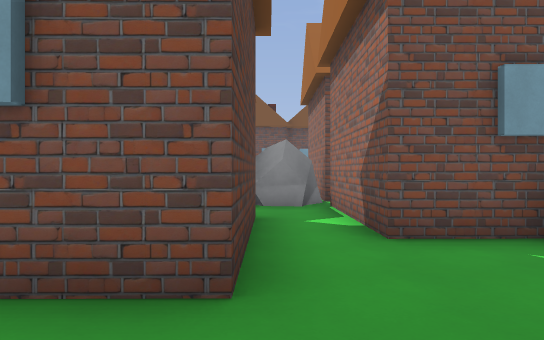
view 1 (above)

24 first-person views from a walk through a Godot game level. The camera is 1.5 m above the floor, looks level and sees 70° across. The floor is counted in squares, 2 m on a side. Each view is taken from the middle of a square. On the plan, view 1 faces up. The plan holds only what a view shows up to about 12 squares ahead; the rest is blank. The place goes on beyond the plan. Characters and animated objects are left out. Some surface patterns are stand-ins.

view 2
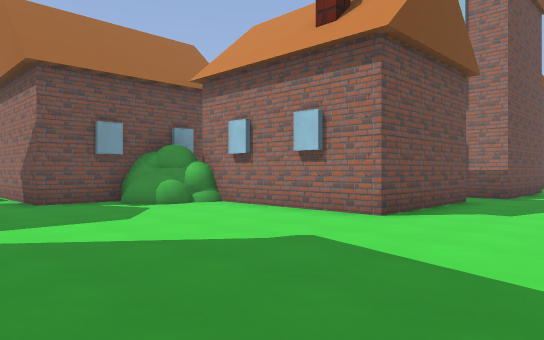

view 3
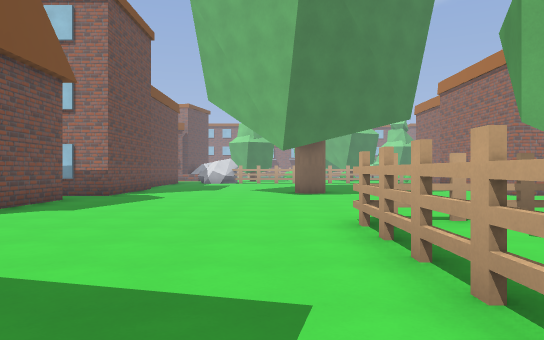

view 4
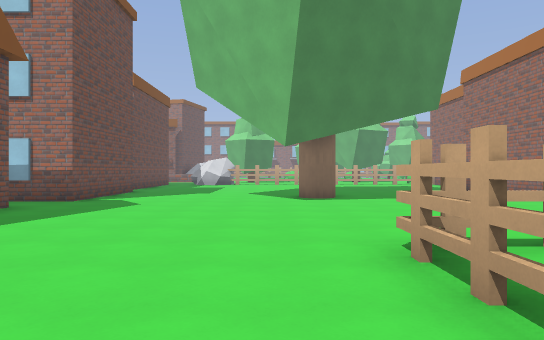

view 5
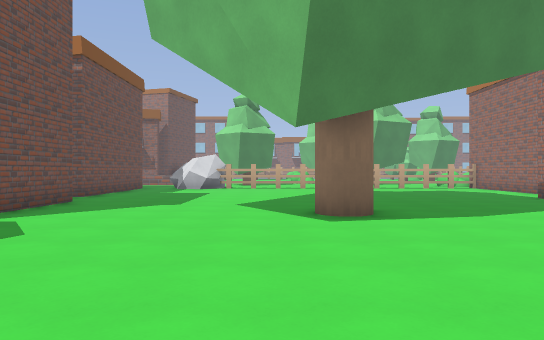

view 6
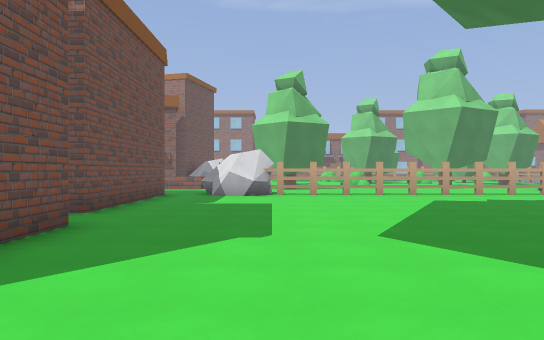

view 7
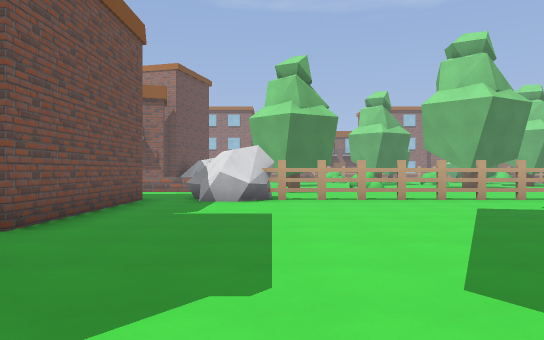

view 8
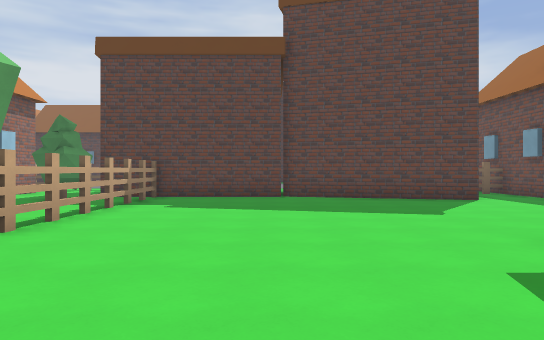

view 9
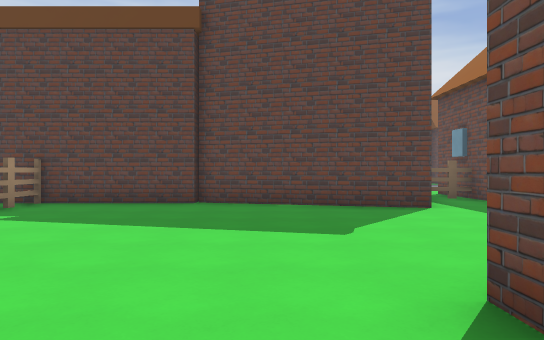

view 10
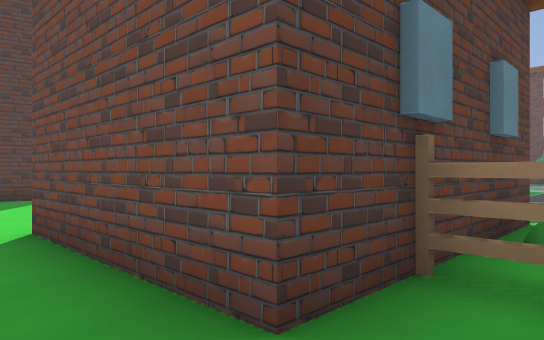

view 11
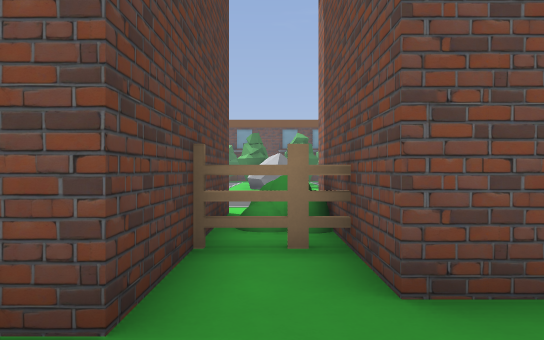

view 12
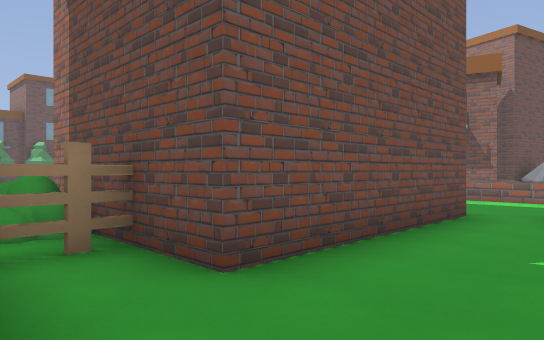

view 13
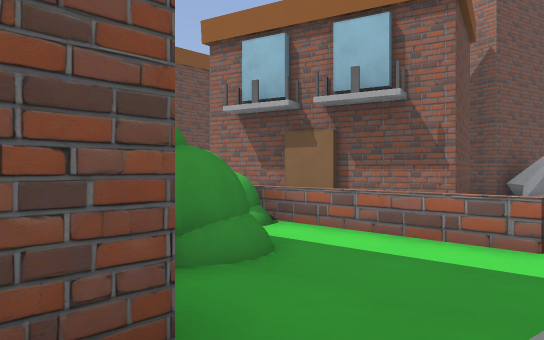

view 14
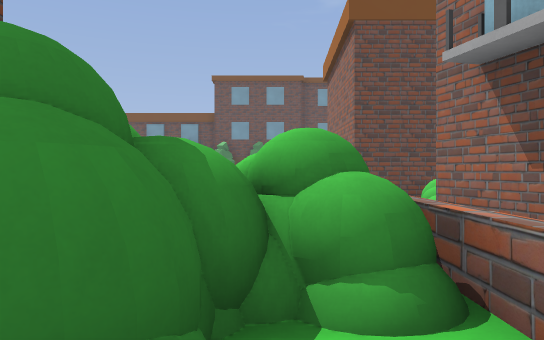

view 15
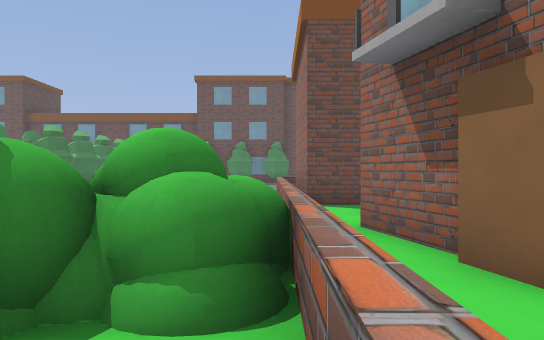

view 16
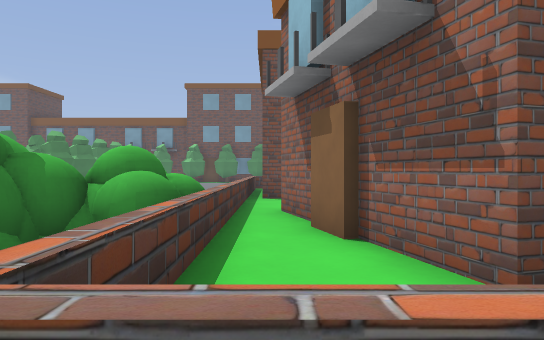

view 17
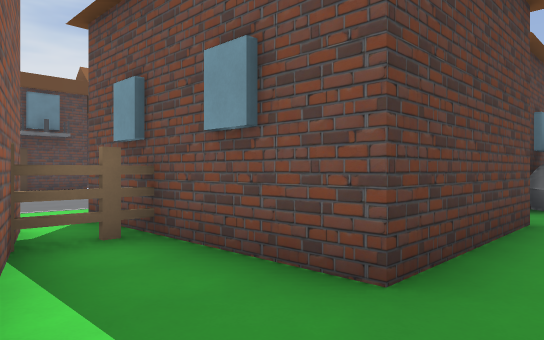

view 18
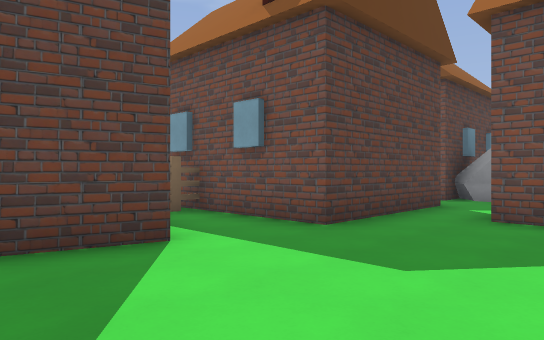

view 19
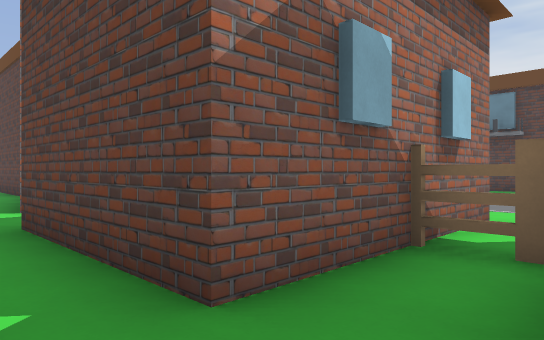

view 20
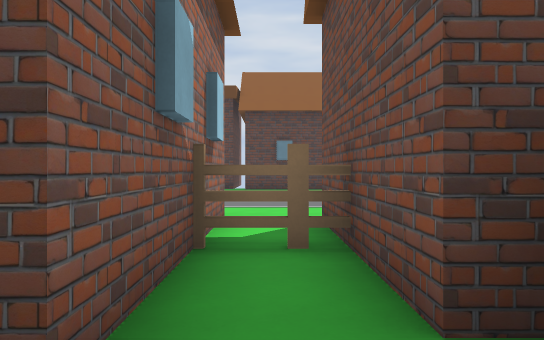

view 21
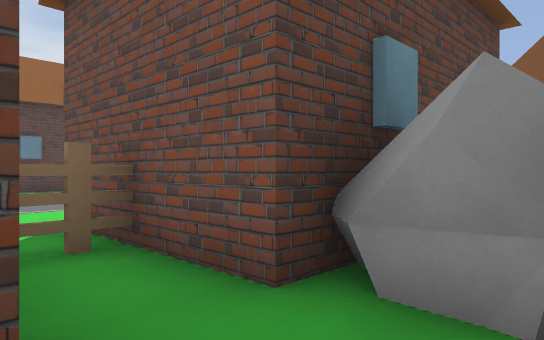

view 22
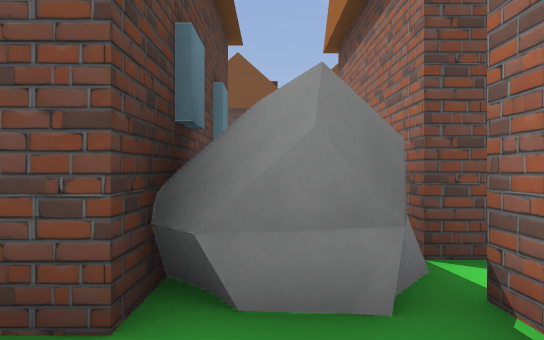

view 23
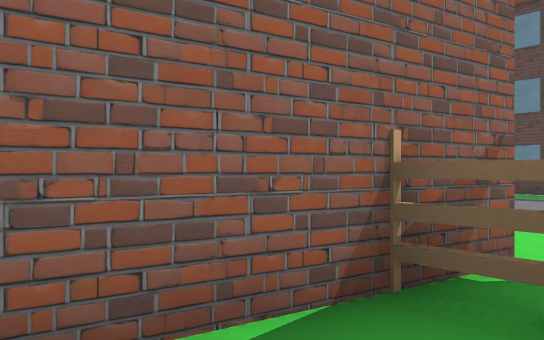

view 24
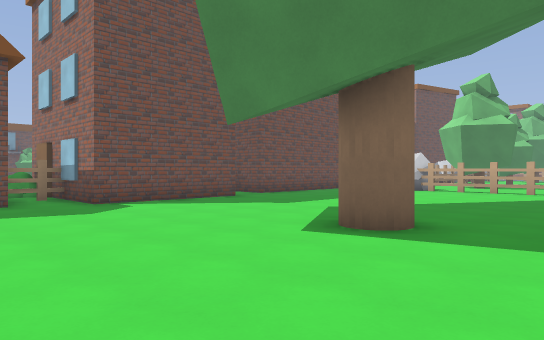

### Floor plan
Key: @ floor where view 1 was taken; # wall or solid block; . floor; D closed door; = window, fence, low wall or low ledge; ^ raised ledge; H house; R rock; B ball; U building; T tree; I thing the floor can be seen under or through; S bush.
Columns run from 15 left of view 1 to 26 right of it. Each row starts with its distance up from view 1.
 13                  H
 12               H  H
 11               H  H                      #
 10                  H                      #
  9               RRRH                     .#
  8        ....HHHRR.H                     .##
  7        .....#....H                     .=#
  6        ...HHHHH..HHHH                  ..S
  5               H..HH HH                 ..S
  4           HHH H...###                  .#
  3       ....HHHHH...^B#HHH.              .##
  2       ......#.......HHH SS   US#      SS.D
  1          ..U........HHH SS   US#     ##S.#
  0 U..         UUU@....HH  ##   U##    B#...#
 -1 U..           U.....HHHH.U   U.#####.....#
 -2              U............UUUU..........^^
 -3              U......................R.. .
 -4              U.....................RR
 -5              #......................IR.T
 -6              #......................I..T
 -7              #......................I..
 -8              #.............T........I..
 -9              ###=###................I..
-10              #TT TT#.. .............I..
-11              .TT TT#  . ............#..
-12                           ....... ...

Where each view was taken, in squares from view 1:
view 1: 0 up, 0 right, facing up
view 2: 5 down, 1 left, facing up-right
view 3: 7 down, 1 left, facing right
view 4: 7 down, 1 right, facing right
view 5: 7 down, 5 right, facing right
view 6: 5 down, 9 right, facing right
view 7: 5 down, 11 right, facing right
view 8: 5 down, 9 right, facing left
view 9: 3 down, 7 right, facing left
view 10: 3 down, 10 right, facing up-left
view 11: 4 down, 15 right, facing up
view 12: 4 down, 14 right, facing up-right
view 13: 3 down, 20 right, facing up-right
view 14: 1 down, 23 right, facing up
view 15: 1 down, 24 right, facing up
view 16: 3 down, 25 right, facing up
view 17: 0 up, 1 right, facing up-left
view 18: 2 down, 3 right, facing up-left
view 19: 8 up, 1 right, facing down-left
view 20: 7 up, 1 right, facing left
view 21: 6 up, 1 right, facing up-left
view 22: 6 up, 0 right, facing up
view 23: 2 up, 1 left, facing down-left
view 24: 11 down, 7 right, facing up-right
